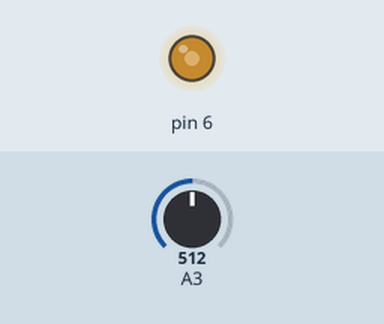
This sketch was run on a simulated Arduino Uno, built with avr-gcc and run on an emulated ATmega328P. On the bench: output pins drawn as LEDs (lit = HIGH). The inputs (shaded band) are chosen by the test bench; at power-on: A3 = 512.

Above: at 1.2 s.
1.3 s: A3 set to 716
At 2.1 s:
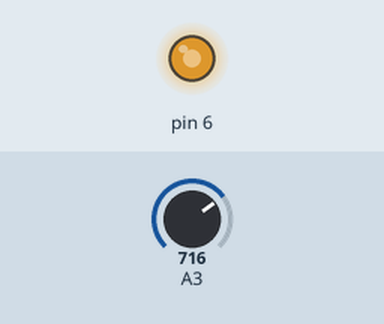
2.8 s: A3 set to 900
At 3.2 s:
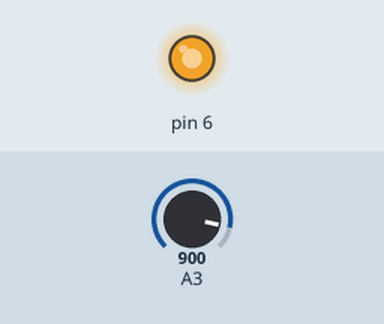
4.3 s: A3 set to 122
At 5.5 s:
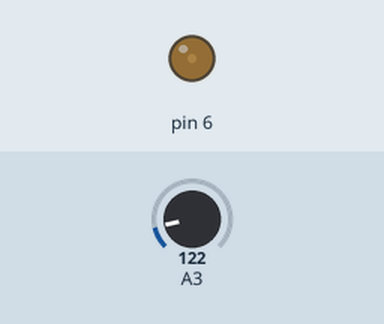
5.8 s: A3 set to 0
At 6.7 s:
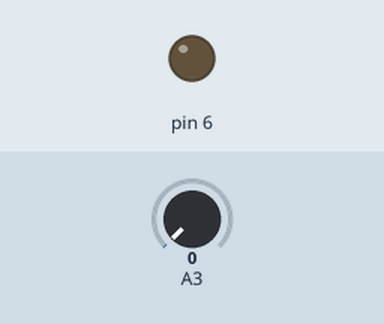
7.3 s: A3 set to 511
At 7.8 s:
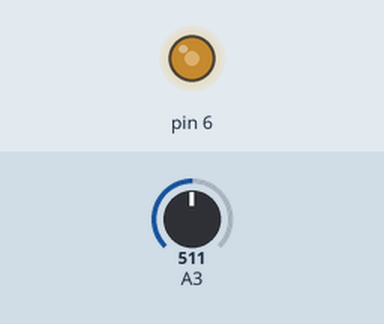
Timing chart, 0 to 9.8 s (numbered marks = the images above; inputs shaded):
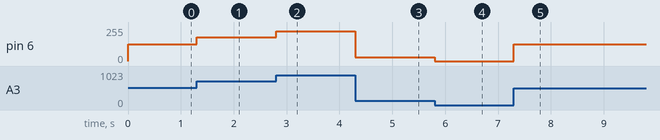

Measured:
- after the input at 1.3 s, pin 6: 127/255 → 178/255 at once
- after the input at 2.8 s, pin 6: 178/255 → 224/255 at once
- after the input at 4.3 s, pin 6: 224/255 → 30/255 at once
- after the input at 5.8 s, pin 6: 30/255 → 0/255 at once
- after the input at 7.3 s, pin 6: 0/255 → 127/255 at once

The sketch:

Fading_LED.ino
```cpp
void setup() {
  // put your setup code here, to run once:

  pinMode(6,OUTPUT);

}

void loop() {
  // put your main code here, to run repeatedly:
  //Reading of the potentiometer
  int InputVoltage=analogRead(A3);

  //map 0-1023 to 0-255
  int LED_Value=map(InputVoltage,0,1023,0,255);

  //output value to LED
  analogWrite(6,LED_Value);

}
```
